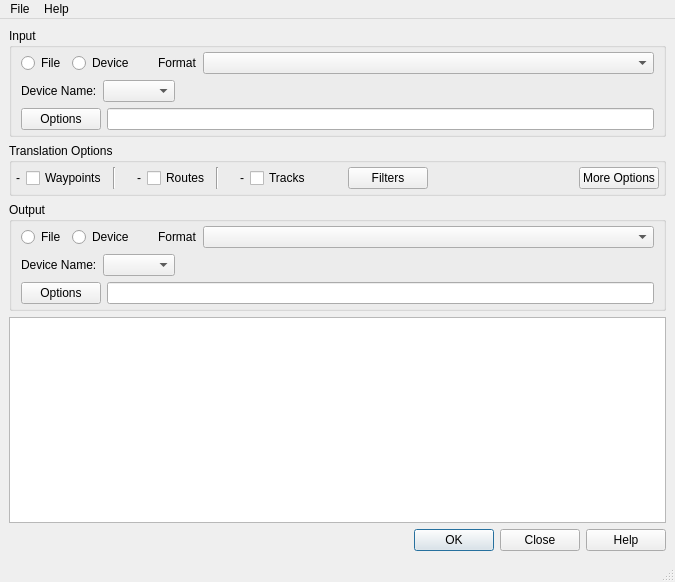
<?xml version="1.0" encoding="UTF-8"?>
<ui version="4.0">
 <class>MainWindow</class>
 <widget class="QMainWindow" name="MainWindow">
  <property name="geometry">
   <rect>
    <x>0</x>
    <y>0</y>
    <width>675</width>
    <height>582</height>
   </rect>
  </property>
  <property name="windowTitle">
   <string>GPSBabel</string>
  </property>
  <widget class="QWidget" name="centralwidget">
   <layout class="QVBoxLayout" name="verticalLayout_5">
    <item>
     <widget class="QGroupBox" name="groupBox">
      <property name="title">
       <string>Input </string>
      </property>
      <layout class="QVBoxLayout" name="verticalLayout">
       <property name="topMargin">
        <number>4</number>
       </property>
       <property name="bottomMargin">
        <number>4</number>
       </property>
       <item>
        <layout class="QHBoxLayout" name="horizontalLayout_5">
         <item>
          <widget class="QRadioButton" name="inputFileOptBtn">
           <property name="sizePolicy">
            <sizepolicy hsizetype="Fixed" vsizetype="Fixed">
             <horstretch>0</horstretch>
             <verstretch>0</verstretch>
            </sizepolicy>
           </property>
           <property name="toolTip">
            <string>If selected, input is from a file.</string>
           </property>
           <property name="text">
            <string>File</string>
           </property>
          </widget>
         </item>
         <item>
          <widget class="QRadioButton" name="inputDeviceOptBtn">
           <property name="sizePolicy">
            <sizepolicy hsizetype="Fixed" vsizetype="Fixed">
             <horstretch>0</horstretch>
             <verstretch>0</verstretch>
            </sizepolicy>
           </property>
           <property name="toolTip">
            <string>If selected, input is from a device or GPS unit</string>
           </property>
           <property name="text">
            <string>Device</string>
           </property>
          </widget>
         </item>
         <item>
          <spacer name="horizontalSpacer_2a">
           <property name="orientation">
            <enum>Qt::Horizontal</enum>
           </property>
           <property name="sizeType">
            <enum>QSizePolicy::Fixed</enum>
           </property>
           <property name="sizeHint" stdset="0">
            <size>
             <width>18</width>
             <height>20</height>
            </size>
           </property>
          </spacer>
         </item>
         <item>
          <widget class="QLabel" name="label">
           <property name="sizePolicy">
            <sizepolicy hsizetype="Fixed" vsizetype="Preferred">
             <horstretch>0</horstretch>
             <verstretch>0</verstretch>
            </sizepolicy>
           </property>
           <property name="text">
            <string>Format</string>
           </property>
          </widget>
         </item>
         <item>
          <widget class="QComboBox" name="inputFormatCombo">
           <property name="toolTip">
            <string>Input data format</string>
           </property>
          </widget>
         </item>
        </layout>
       </item>
       <item>
        <widget class="QStackedWidget" name="inputStackedWidget">
         <property name="lineWidth">
          <number>0</number>
         </property>
         <property name="currentIndex">
          <number>1</number>
         </property>
         <widget class="QWidget" name="inputFilePage">
          <layout class="QHBoxLayout" name="horizontalLayout_4">
           <property name="margin">
            <number>0</number>
           </property>
           <item>
            <layout class="QHBoxLayout" name="horizontalLayout_2">
             <item>
              <widget class="QPushButton" name="inputFileNameBrowseBtn">
               <property name="toolTip">
                <string>Browse for one or more input files. </string>
               </property>
               <property name="text">
                <string>File Name(s)</string>
               </property>
               <property name="icon">
                <iconset resource="app.qrc">
                 <normaloff>:/images/open.png</normaloff>:/images/open.png</iconset>
               </property>
              </widget>
             </item>
             <item>
              <widget class="QLineEdit" name="inputFileNameText">
               <property name="sizePolicy">
                <sizepolicy hsizetype="Expanding" vsizetype="Fixed">
                 <horstretch>10</horstretch>
                 <verstretch>0</verstretch>
                </sizepolicy>
               </property>
              </widget>
             </item>
            </layout>
           </item>
          </layout>
         </widget>
         <widget class="QWidget" name="inputDevicePage">
          <layout class="QVBoxLayout" name="verticalLayout_2">
           <property name="margin">
            <number>0</number>
           </property>
           <item>
            <layout class="QHBoxLayout" name="horizontalLayout_3">
             <item>
              <widget class="QLabel" name="label_2">
               <property name="text">
                <string>Device Name:</string>
               </property>
              </widget>
             </item>
             <item>
              <widget class="QComboBox" name="inputDeviceNameCombo">
               <property name="toolTip">
                <string>Name of port to which input device is connected</string>
               </property>
               <property name="sizeAdjustPolicy">
                <enum>QComboBox::AdjustToContents</enum>
               </property>
              </widget>
             </item>
             <item>
              <spacer name="horizontalSpacer_3a">
               <property name="orientation">
                <enum>Qt::Horizontal</enum>
               </property>
               <property name="sizeHint" stdset="0">
                <size>
                 <width>40</width>
                 <height>20</height>
                </size>
               </property>
              </spacer>
             </item>
            </layout>
           </item>
          </layout>
         </widget>
        </widget>
       </item>
       <item>
        <layout class="QHBoxLayout" name="horizontalLayout_6">
         <item>
          <widget class="QPushButton" name="inputOptionsBtn">
           <property name="toolTip">
            <string>Options for the selected input format. </string>
           </property>
           <property name="text">
            <string>Options</string>
           </property>
          </widget>
         </item>
         <item>
          <widget class="QLineEdit" name="inputOptionsText">
           <property name="enabled">
            <bool>true</bool>
           </property>
           <property name="sizePolicy">
            <sizepolicy hsizetype="Expanding" vsizetype="Expanding">
             <horstretch>0</horstretch>
             <verstretch>0</verstretch>
            </sizepolicy>
           </property>
          </widget>
         </item>
        </layout>
       </item>
      </layout>
     </widget>
    </item>
    <item>
     <widget class="QGroupBox" name="groupBox_2">
      <property name="title">
       <string>Translation Options</string>
      </property>
      <layout class="QHBoxLayout" name="horizontalLayout_7">
       <property name="margin">
        <number>4</number>
       </property>
       <item>
        <widget class="QLabel" name="wayPtLabel">
         <property name="text">
          <string>-</string>
         </property>
         <property name="scaledContents">
          <bool>false</bool>
         </property>
        </widget>
       </item>
       <item>
        <widget class="QCheckBox" name="xlateWayPtsCk">
         <property name="toolTip">
          <string>If selected, translate waypoints.</string>
         </property>
         <property name="text">
          <string>Waypoints</string>
         </property>
        </widget>
       </item>
       <item>
        <widget class="Line" name="line">
         <property name="orientation">
          <enum>Qt::Vertical</enum>
         </property>
        </widget>
       </item>
       <item>
        <spacer name="horizontalSpacer_6">
         <property name="orientation">
          <enum>Qt::Horizontal</enum>
         </property>
         <property name="sizeType">
          <enum>QSizePolicy::Fixed</enum>
         </property>
         <property name="sizeHint" stdset="0">
          <size>
           <width>15</width>
           <height>20</height>
          </size>
         </property>
        </spacer>
       </item>
       <item>
        <widget class="QLabel" name="routeLabel">
         <property name="text">
          <string>-</string>
         </property>
        </widget>
       </item>
       <item>
        <widget class="QCheckBox" name="xlateRoutesCk">
         <property name="toolTip">
          <string>If selected, translate routes.</string>
         </property>
         <property name="text">
          <string>Routes</string>
         </property>
        </widget>
       </item>
       <item>
        <widget class="Line" name="line_2">
         <property name="orientation">
          <enum>Qt::Vertical</enum>
         </property>
        </widget>
       </item>
       <item>
        <spacer name="horizontalSpacer_7">
         <property name="orientation">
          <enum>Qt::Horizontal</enum>
         </property>
         <property name="sizeType">
          <enum>QSizePolicy::Fixed</enum>
         </property>
         <property name="sizeHint" stdset="0">
          <size>
           <width>15</width>
           <height>20</height>
          </size>
         </property>
        </spacer>
       </item>
       <item>
        <widget class="QLabel" name="trackLabel">
         <property name="text">
          <string>-</string>
         </property>
        </widget>
       </item>
       <item>
        <widget class="QCheckBox" name="xlateTracksCk">
         <property name="toolTip">
          <string>If selected, translate tracks.</string>
         </property>
         <property name="text">
          <string>Tracks</string>
         </property>
        </widget>
       </item>
       <item>
        <spacer name="horizontalSpacer_4">
         <property name="orientation">
          <enum>Qt::Horizontal</enum>
         </property>
         <property name="sizeType">
          <enum>QSizePolicy::Fixed</enum>
         </property>
         <property name="sizeHint" stdset="0">
          <size>
           <width>18</width>
           <height>20</height>
          </size>
         </property>
        </spacer>
       </item>
       <item>
        <widget class="QLabel" name="filterStatus">
         <property name="text">
          <string/>
         </property>
         <property name="pixmap">
          <pixmap resource="app.qrc">:/images/ok20.png</pixmap>
         </property>
         <property name="scaledContents">
          <bool>false</bool>
         </property>
        </widget>
       </item>
       <item>
        <widget class="QPushButton" name="xlateFiltersBtn">
         <property name="toolTip">
          <string>Data Filters between input and output</string>
         </property>
         <property name="text">
          <string>Filters</string>
         </property>
        </widget>
       </item>
       <item>
        <spacer name="horizontalSpacer_8">
         <property name="orientation">
          <enum>Qt::Horizontal</enum>
         </property>
         <property name="sizeHint" stdset="0">
          <size>
           <width>40</width>
           <height>20</height>
          </size>
         </property>
        </spacer>
       </item>
       <item>
        <spacer name="horizontalSpacer_5">
         <property name="orientation">
          <enum>Qt::Horizontal</enum>
         </property>
         <property name="sizeHint" stdset="0">
          <size>
           <width>244</width>
           <height>20</height>
          </size>
         </property>
        </spacer>
       </item>
       <item>
        <widget class="QPushButton" name="moreOptionButton">
         <property name="toolTip">
          <string>More translation options. </string>
         </property>
         <property name="text">
          <string>More Options</string>
         </property>
        </widget>
       </item>
      </layout>
     </widget>
    </item>
    <item>
     <widget class="QGroupBox" name="groupBox_3">
      <property name="title">
       <string>Output</string>
      </property>
      <layout class="QVBoxLayout" name="verticalLayout_3">
       <property name="topMargin">
        <number>4</number>
       </property>
       <property name="bottomMargin">
        <number>4</number>
       </property>
       <item>
        <layout class="QHBoxLayout" name="horizontalLayout_8">
         <item>
          <widget class="QRadioButton" name="outputFileOptBtn">
           <property name="sizePolicy">
            <sizepolicy hsizetype="Fixed" vsizetype="Fixed">
             <horstretch>0</horstretch>
             <verstretch>0</verstretch>
            </sizepolicy>
           </property>
           <property name="toolTip">
            <string>If selected, output is to a file. </string>
           </property>
           <property name="text">
            <string>File</string>
           </property>
          </widget>
         </item>
         <item>
          <widget class="QRadioButton" name="outputDeviceOptBtn">
           <property name="sizePolicy">
            <sizepolicy hsizetype="Fixed" vsizetype="Fixed">
             <horstretch>0</horstretch>
             <verstretch>0</verstretch>
            </sizepolicy>
           </property>
           <property name="toolTip">
            <string>If selected, output is to a device or GPS unit</string>
           </property>
           <property name="text">
            <string>Device</string>
           </property>
          </widget>
         </item>
         <item>
          <spacer name="horizontalSpacer_2b">
           <property name="orientation">
            <enum>Qt::Horizontal</enum>
           </property>
           <property name="sizeType">
            <enum>QSizePolicy::Fixed</enum>
           </property>
           <property name="sizeHint" stdset="0">
            <size>
             <width>18</width>
             <height>20</height>
            </size>
           </property>
          </spacer>
         </item>
         <item>
          <widget class="QLabel" name="label_4">
           <property name="sizePolicy">
            <sizepolicy hsizetype="Fixed" vsizetype="Preferred">
             <horstretch>0</horstretch>
             <verstretch>0</verstretch>
            </sizepolicy>
           </property>
           <property name="text">
            <string>Format</string>
           </property>
          </widget>
         </item>
         <item>
          <widget class="QComboBox" name="outputFormatCombo">
           <property name="toolTip">
            <string>Output data format.</string>
           </property>
          </widget>
         </item>
        </layout>
       </item>
       <item>
        <widget class="QStackedWidget" name="outputStackedWidget">
         <property name="currentIndex">
          <number>1</number>
         </property>
         <widget class="QWidget" name="outputFilePage">
          <layout class="QHBoxLayout" name="horizontalLayout_9">
           <property name="margin">
            <number>0</number>
           </property>
           <item>
            <layout class="QHBoxLayout" name="horizontalLayout_10">
             <item>
              <widget class="QPushButton" name="outputFileNameBrowseBtn">
               <property name="toolTip">
                <string>Browse for an output file name. </string>
               </property>
               <property name="text">
                <string>File Name</string>
               </property>
               <property name="icon">
                <iconset resource="app.qrc">
                 <normaloff>:/images/save.png</normaloff>:/images/save.png</iconset>
               </property>
              </widget>
             </item>
             <item>
              <widget class="QLineEdit" name="outputFileNameText">
               <property name="sizePolicy">
                <sizepolicy hsizetype="Expanding" vsizetype="Fixed">
                 <horstretch>10</horstretch>
                 <verstretch>0</verstretch>
                </sizepolicy>
               </property>
              </widget>
             </item>
            </layout>
           </item>
          </layout>
         </widget>
         <widget class="QWidget" name="outputDevicePage">
          <layout class="QVBoxLayout" name="verticalLayout_4">
           <property name="margin">
            <number>0</number>
           </property>
           <item>
            <layout class="QHBoxLayout" name="horizontalLayout_11">
             <item>
              <widget class="QLabel" name="label_6">
               <property name="text">
                <string>Device Name:</string>
               </property>
              </widget>
             </item>
             <item>
              <widget class="QComboBox" name="outputDeviceNameCombo">
               <property name="toolTip">
                <string>Name of port to which output device is connected</string>
               </property>
               <property name="sizeAdjustPolicy">
                <enum>QComboBox::AdjustToContents</enum>
               </property>
              </widget>
             </item>
             <item>
              <spacer name="horizontalSpacer_3b">
               <property name="orientation">
                <enum>Qt::Horizontal</enum>
               </property>
               <property name="sizeHint" stdset="0">
                <size>
                 <width>40</width>
                 <height>20</height>
                </size>
               </property>
              </spacer>
             </item>
            </layout>
           </item>
          </layout>
         </widget>
        </widget>
       </item>
       <item>
        <layout class="QHBoxLayout" name="horizontalLayout_12">
         <item>
          <widget class="QPushButton" name="outputOptionsBtn">
           <property name="toolTip">
            <string>Options for the selected output format. </string>
           </property>
           <property name="text">
            <string>Options</string>
           </property>
          </widget>
         </item>
         <item>
          <widget class="QLineEdit" name="outputOptionsText"/>
         </item>
        </layout>
       </item>
      </layout>
     </widget>
    </item>
    <item>
     <widget class="QPlainTextEdit" name="outputWindow">
      <property name="sizePolicy">
       <sizepolicy hsizetype="Preferred" vsizetype="Preferred">
        <horstretch>10</horstretch>
        <verstretch>10</verstretch>
       </sizepolicy>
      </property>
      <property name="toolTip">
       <string>Output of GPSBabel translation process. </string>
      </property>
     </widget>
    </item>
    <item>
     <widget class="QDialogButtonBox" name="buttonBox">
      <property name="toolTip">
       <string/>
      </property>
      <property name="standardButtons">
       <set>QDialogButtonBox::Close|QDialogButtonBox::Help|QDialogButtonBox::Ok</set>
      </property>
     </widget>
    </item>
   </layout>
  </widget>
  <widget class="QMenuBar" name="menubar">
   <property name="geometry">
    <rect>
     <x>0</x>
     <y>0</y>
     <width>675</width>
     <height>22</height>
    </rect>
   </property>
   <widget class="QMenu" name="menuFile">
    <property name="title">
     <string>File</string>
    </property>
    <addaction name="actionPreferences"/>
    <addaction name="actionQuit"/>
   </widget>
   <widget class="QMenu" name="menuHelp">
    <property name="title">
     <string>Help</string>
    </property>
    <addaction name="actionHelp"/>
    <addaction name="separator"/>
    <addaction name="actionAbout"/>
    <addaction name="separator"/>
    <addaction name="actionVisit_Website"/>
    <addaction name="actionMake_a_Donation"/>
   </widget>
   <addaction name="menuFile"/>
   <addaction name="menuHelp"/>
  </widget>
  <widget class="QStatusBar" name="statusbar"/>
  <action name="actionHelp">
   <property name="text">
    <string>GPSBabel Help</string>
   </property>
  </action>
  <action name="actionAbout">
   <property name="text">
    <string>About GPSBabel</string>
   </property>
  </action>
  <action name="actionQuit">
   <property name="text">
    <string>Quit</string>
   </property>
  </action>
  <action name="actionPreferences">
   <property name="text">
    <string>Preferences...</string>
   </property>
  </action>
  <action name="actionVisit_Website">
   <property name="text">
    <string>Visit Website...</string>
   </property>
  </action>
  <action name="actionMake_a_Donation">
   <property name="text">
    <string>Make a Donation...</string>
   </property>
  </action>
 </widget>
 <resources>
  <include location="app.qrc"/>
 </resources>
 <connections/>
</ui>
